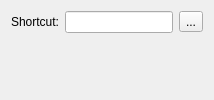
             <widget class="QWidget" name="page_4">
              <layout class="QGridLayout" name="gridLayout_3">
               <item row="0" column="0">
                <widget class="QLabel" name="label_9">
                 <property name="text">
                  <string>Shortcut:</string>
                 </property>
                </widget>
               </item>
               <item row="0" column="1">
                <widget class="QLineEdit" name="shortcutDetector"/>
               </item>
               <item row="0" column="2">
                <widget class="QToolButton" name="deleteShortcutButton">
                 <property name="toolTip">
                  <string>Reset default</string>
                 </property>
                 <property name="text">
                  <string>...</string>
                 </property>
                 <property name="icon">
                  <iconset resource="icons/icons.qrc">
                   <normaloff>:/settings/revert</normaloff>:/settings/revert</iconset>
                 </property>
                </widget>
               </item>
               <item row="1" column="0">
                <spacer name="verticalSpacer_4">
                 <property name="orientation">
                  <enum>Qt::Vertical</enum>
                 </property>
                 <property name="sizeHint" stdset="0">
                  <size>
                   <width>20</width>
                   <height>40</height>
                  </size>
                 </property>
                </spacer>
               </item>
              </layout>
             </widget>
